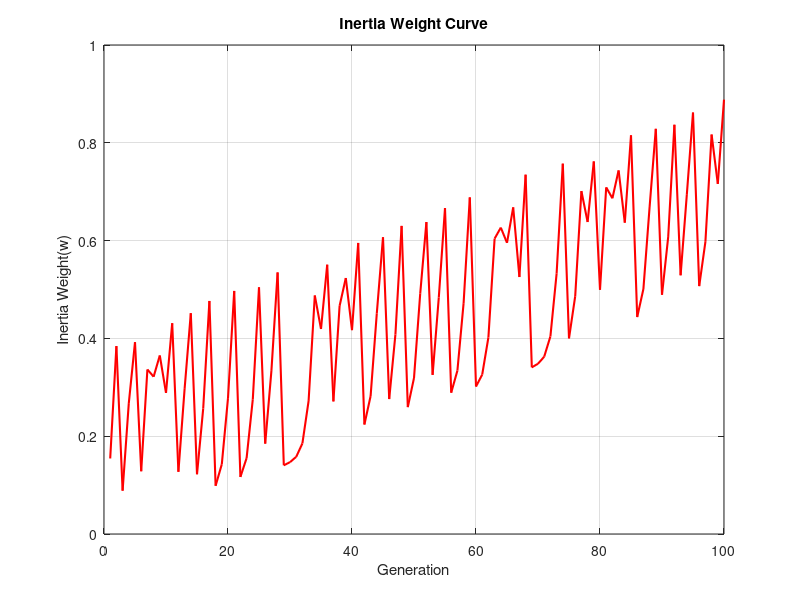

Reproduce this figure in MATLAB.
iter=100;
l=0;
w_max=0.9;
w_min=0.4;
r=zeros(1,iter+1);
w=zeros(1,iter);
r(1) = rand();  
% for l=1:iter
    while l<iter
    r(l+2)=4*r(l+1).*(1-r(l+1));
    w(l+1)=w_min*r(l+1)+(w_max-w_min)*l/iter;
    l=l+1;
    figure(10);
    plot(1:iter,w(1:iter),'r-','LineWidth',1.5);
    xlabel('Generation');
    ylabel('Inertia Weight(w)');
    title('Inertia Weight Curve');
    grid on;
    end
% end
